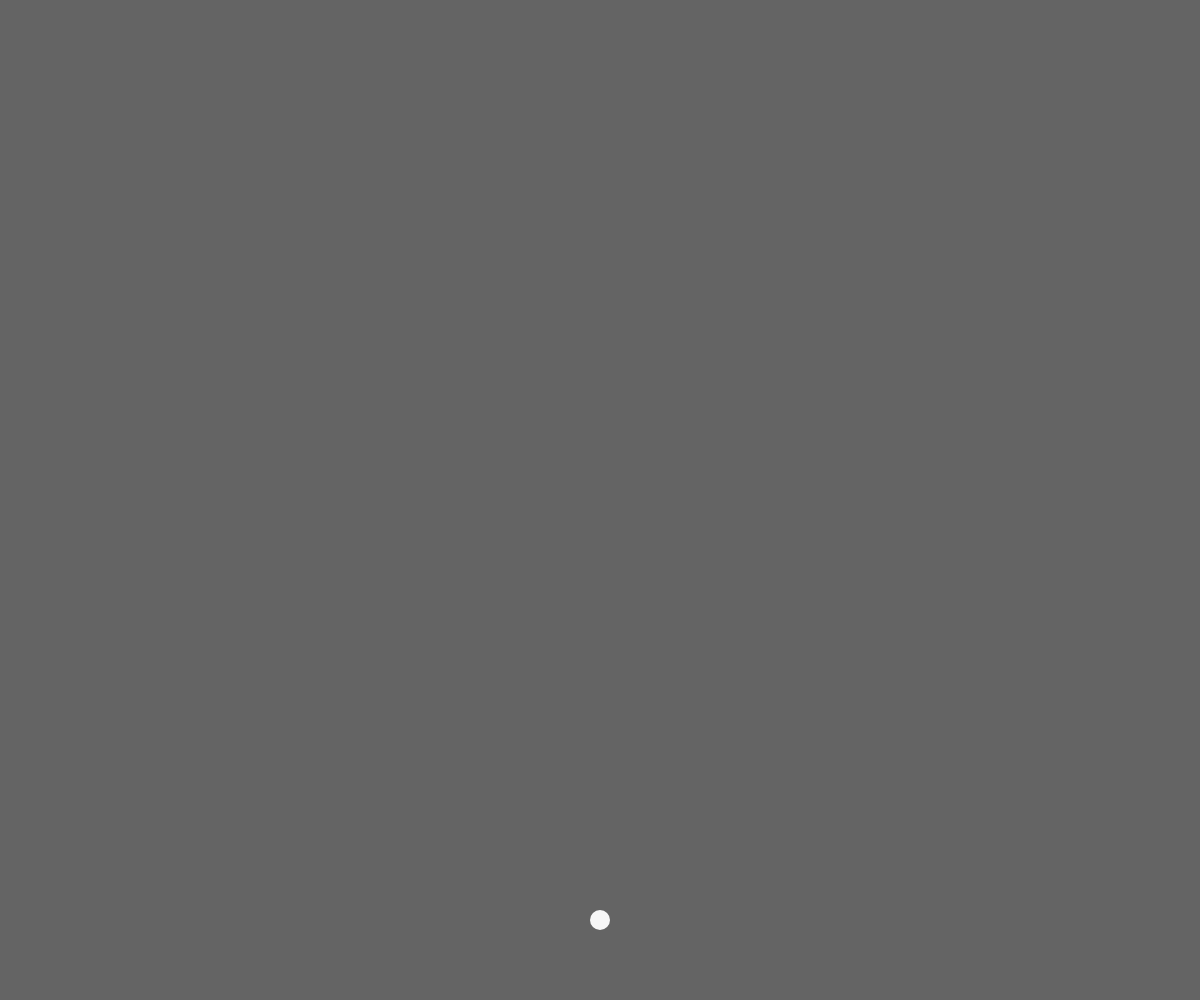
Frame 1 (no input)
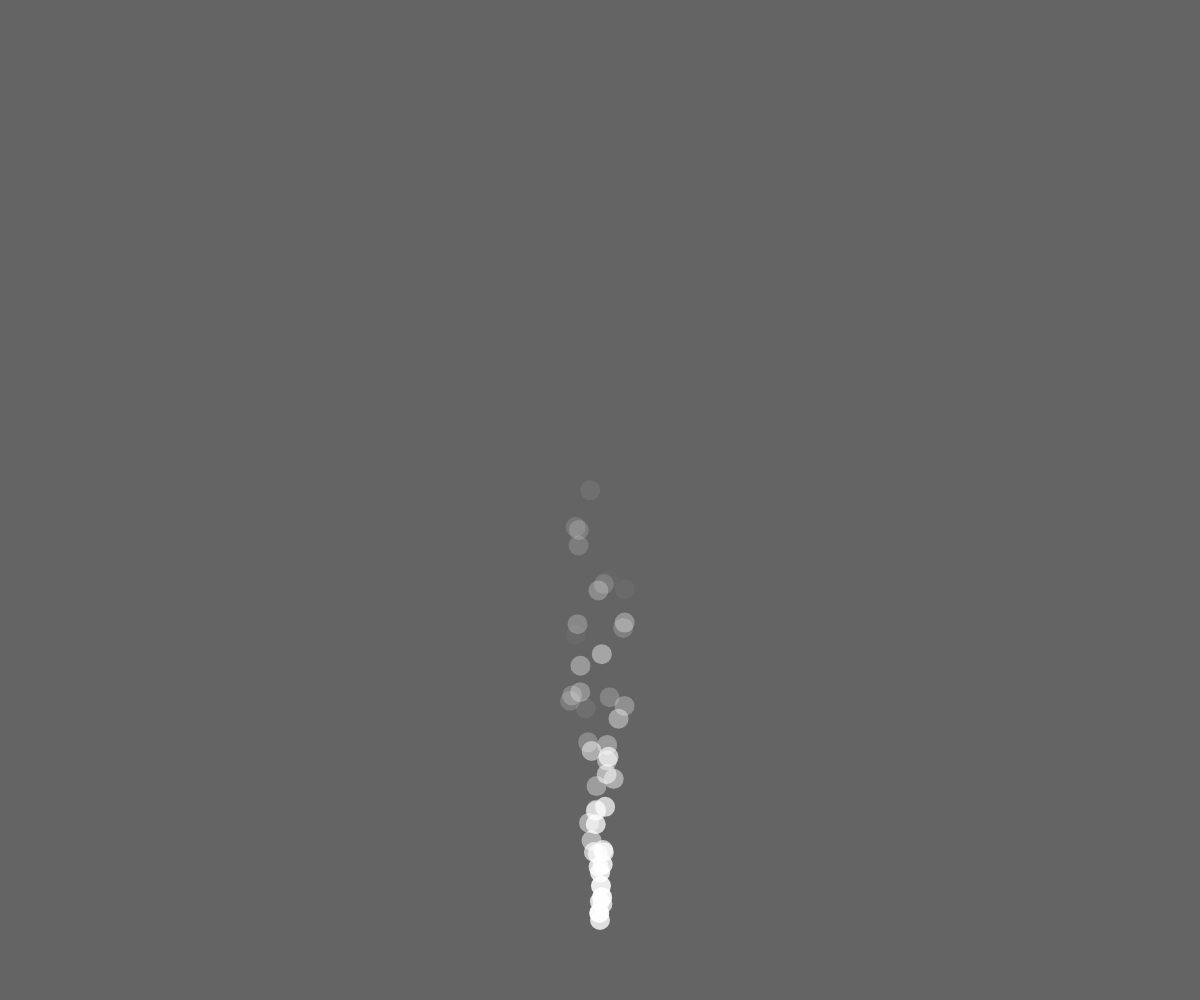
Frame 60 (no input)
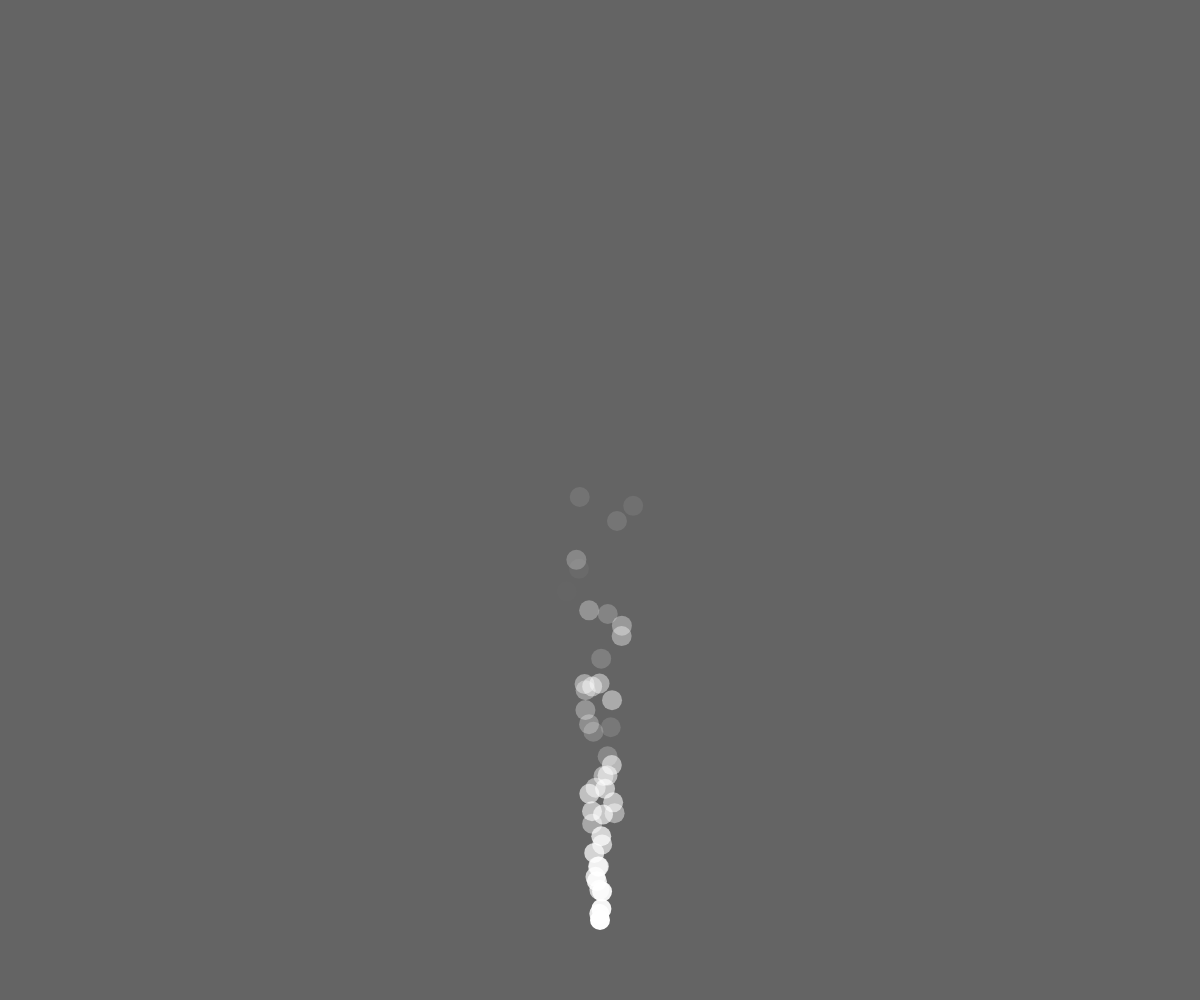
Frame 120 (the mouse pressed at the canvas centre since frame 60)

The p5.js sketch that drew these frames (run headless with seeded random() and noise() and a simulated clock; from frame 60 on, the mouse is pressed at the canvas centre):

// p5.js sketch
// ── sketch.js
let cars =  [] ;

function setup() {
  createCanvas(windowWidth, windowHeight);

  // Spawn an object
  //for(let i = 0 ; i < 20 ; i++) {
  //cars.push(new Car()) ;

//}
noStroke() ;
}

function draw() {
  background(100);
  cars.push(new Car()) ;

  for(let i = 0 ; i < cars.length ; i++) {
  cars[i].display();
  cars[i].move();
  if (cars[i].a <= 0) {
    cars.splice(i, 1) ;
  }
}
}



// Car class
class Car {

  // constructor and attributes
  constructor() {
    this.pos = createVector(width/2, height-80) ;
    this.vel = createVector(random(-.8, .8), random(-10, -5)) ;
    this.r = 255 ;//random(255);
    this.g = 255 ;//random(255);
    this.b = 255 ;//random(255);
    this.a = random(200, 255);


  }

  // methods

  display() {
    fill(this.r, this.g, this.b, this.a) ;

    ellipse(this.pos.x, this.pos.y, 20) ;

  }

  move() {
    this.pos.add(this.vel) ;
    this.a = this.a - 5 ;
  }
}
